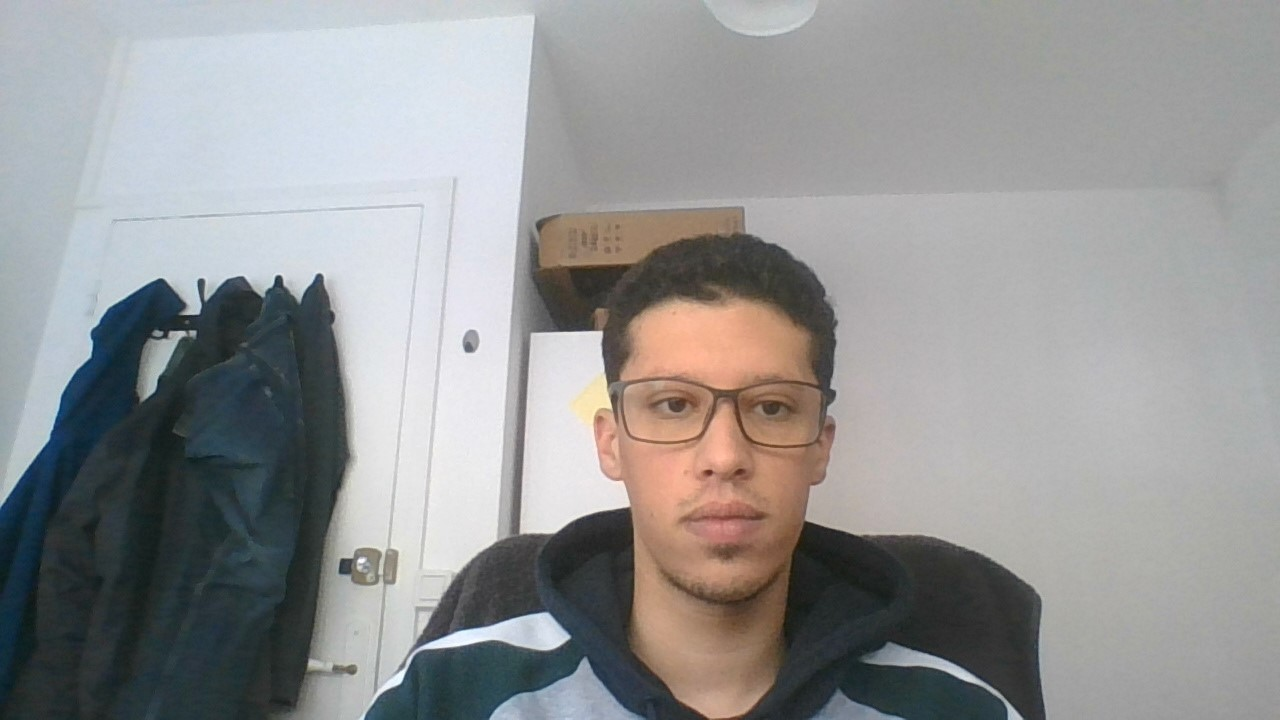
#> input picture Face recognition/houssine.jpg, 1280 x 720 px, given in place of the camera
$ python imageClassifier.py
#> lines starting #> are read from the running program, lines starting #| are printed output that depends on the picture; after the words box and inside, x2 and y2 are one past the last pixel; in counts of white or black regions, pixels touching at a corner belong together
import cv2

# Charger la photo d'entraînement (anas.jpeg)
reference_image = cv2.imread('TrainDatasetanas/anass.jpeg', cv2.IMREAD_GRAYSCALE)

# Créer un détecteur ORB avec 1000 points d'intérêt maximum
orb = cv2.ORB_create(nfeatures=1000)

# Extraire les descripteurs de la photo d'entraînement
kp1, des1 = orb.detectAndCompute(reference_image, None)
#> kp1 = (); des1 = None

# Initialiser le détecteur de visage Haar Cascade
face_cascade = cv2.CascadeClassifier(cv2.data.haarcascades + 'haarcascade_frontalface_default.xml')

# Initialiser la capture vidéo à partir de la caméra
cap = cv2.VideoCapture(0)

while True:
    # Capturer le flux vidéo de la caméra
    ret, frame = cap.read()
#> frame is the input picture: shape (720, 1280, 3); mean B, G, R 148.9, 148.8, 148.5

    # Vérifier si la capture a réussi
    if not ret:
        break

    # Convertir l'image capturée en niveaux de gris
    gray = cv2.cvtColor(frame, cv2.COLOR_BGR2GRAY)
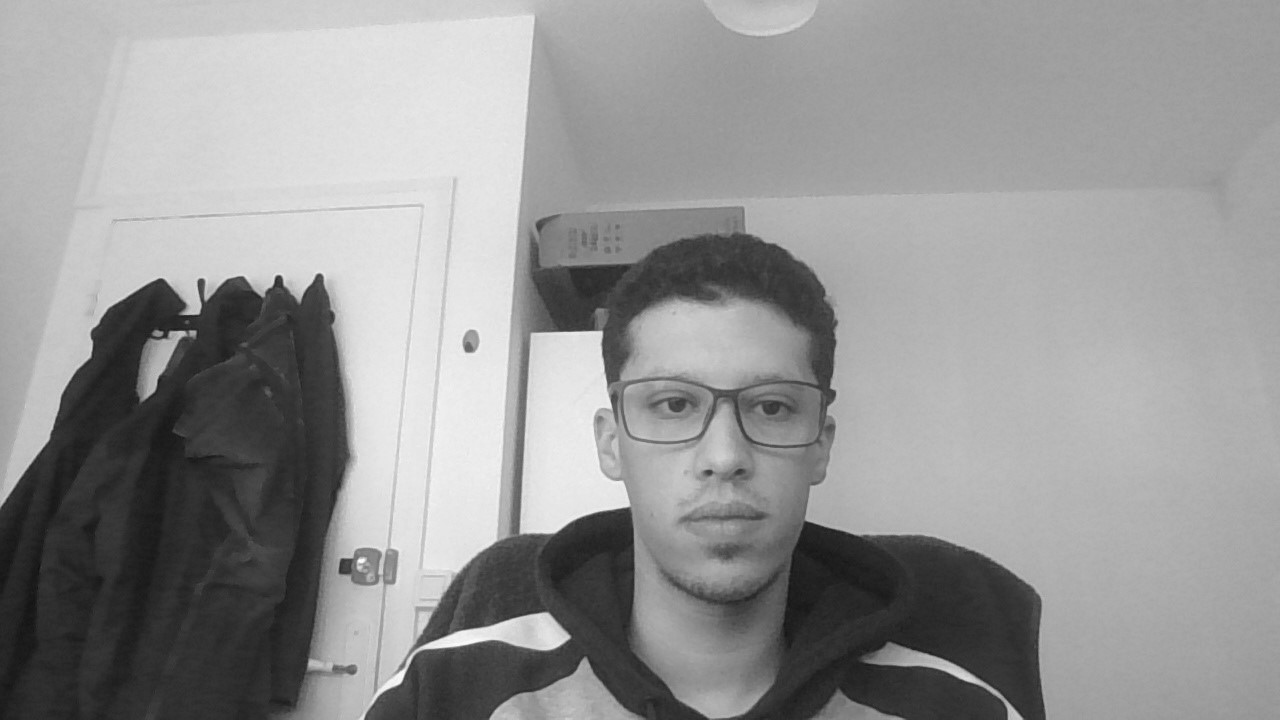
#> gray: shape (720, 1280); min 13, max 254, mean 148.7

    # Détecter les visages dans l'image capturée
    faces = face_cascade.detectMultiScale(gray, scaleFactor=1.3, minNeighbors=5, minSize=(30, 30))
#> faces = [[597, 310, 258, 258]]

    # Parcourir tous les visages détectés
    for (x, y, w, h) in faces:
        # Extraire le visage de l'image capturée
        face_roi = gray[y:y+h, x:x+w]

        # Trouver les descripteurs du visage
        kp2, des2 = orb.detectAndCompute(face_roi, None)

        # Si descripteurs trouvés, faire la comparaison avec la photo de référence
        if des2 is not None:
            # Matcher les descripteurs entre la photo de référence et le visage capturé
            bf = cv2.BFMatcher()
            matches = bf.knnMatch(des1, des2, k=2)

            # Filtrer les bonnes correspondances
            good = []
            for m, n in matches:
                if m.distance < 0.75 * n.distance:
                    good.append(m)

            # Si le nombre de bonnes correspondances est supérieur à un certain seuil
            if len(good) > 20:
                # Afficher le nom "Anas" sur l'image capturée
                cv2.putText(frame, "Anas", (x, y-10), cv2.FONT_HERSHEY_SIMPLEX, 0.9, (0, 255, 0), 2)
                print("anas kayn")
            elif len(good) < 2 :
                # Dessiner un contour rouge autour du visage
                cv2.rectangle(frame, (x, y), (x+w, y+h), (0, 0, 255), 2)
                # Afficher le message "Inconnu"
                cv2.putText(frame, "Inconnu", (x, y-10), cv2.FONT_HERSHEY_SIMPLEX, 0.9, (0, 0, 255), 2)
#> this loop made 1 pass
#> pass 1, `face_roi = gray[y:y+h, x:x+w]`:
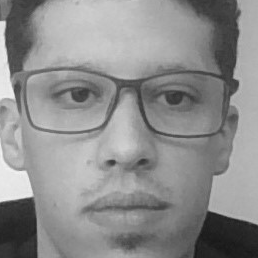
#> face_roi: shape (258, 258); min 22, max 243, mean 140.5
#> after the loop:
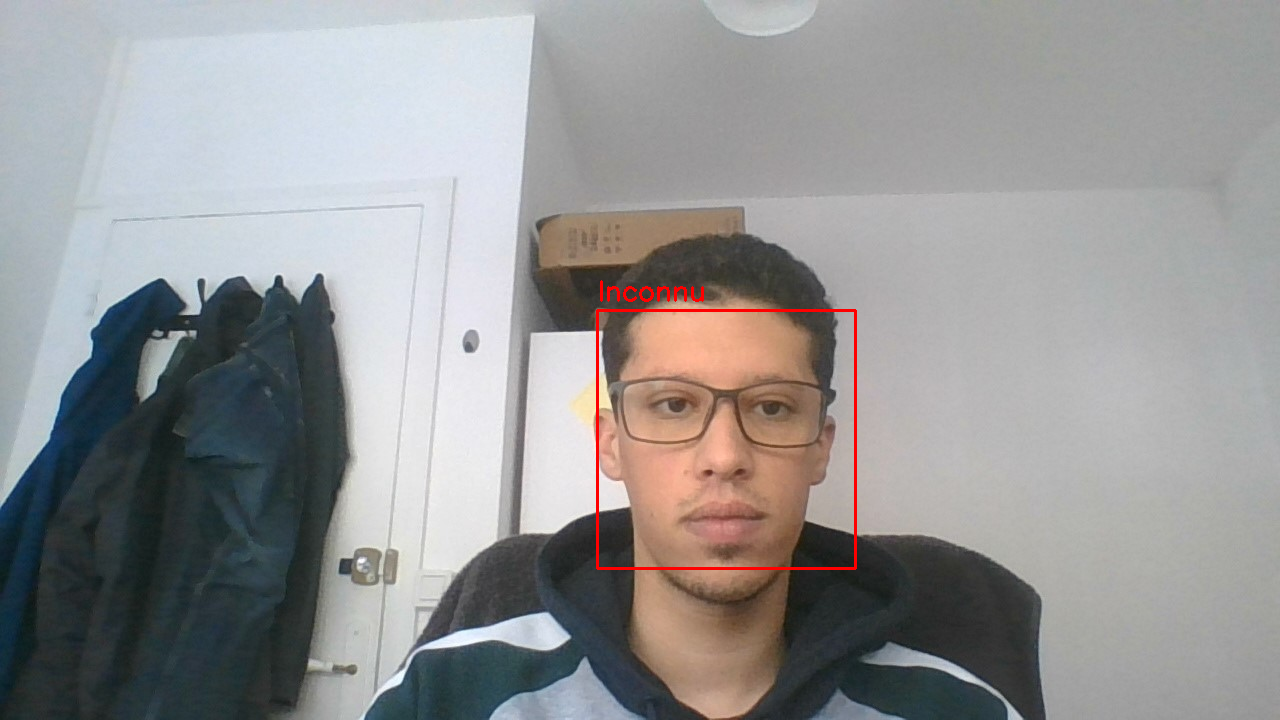
#> frame: shape (720, 1280, 3); 0.41% of pixels changed, all inside (x1, y1, x2, y2) = (596, 280, 857, 570)

    # Afficher l'image capturée avec les visages détectés
    cv2.imshow('Face Detection', frame)

    # Attendre 1 milliseconde et vérifier si l'utilisateur appuie sur la touche 'q' pour quitter
    if cv2.waitKey(1) & 0xFF == ord('q'):
#> (key q is pressed here)
        break

# Libérer la capture vidéo et fermer toutes les fenêtres
cap.release()
cv2.destroyAllWindows()
